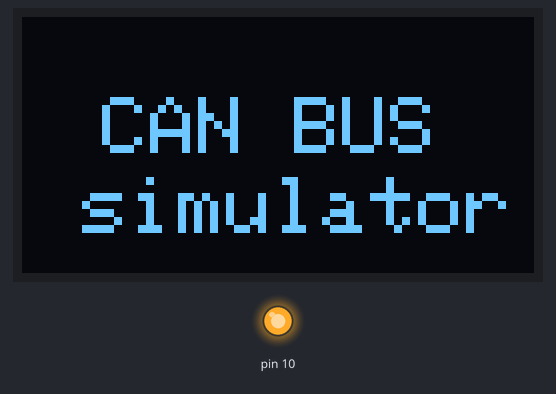
This sketch was run on a simulated Arduino Uno, built with avr-gcc and run on an emulated ATmega328P. Shown: 128×64 one-colour display, output pins drawn as LEDs (lit = HIGH). At 1.1 s the program stops and its outputs stay as they are.

Above: at 0.1 s.

The sketch:

CAN_receive.ino
```cpp
#include <SPI.h>          //Library for using SPI Communication
#include <mcp2515.h>      //Library for using CAN Communication
#include <Wire.h>         //I2c
#include <Adafruit_GFX.h>
#include <Adafruit_SSD1306.h>

#define SCREEN_WIDTH 128 // OLED display width, in pixels
#define SCREEN_HEIGHT 64
#define reset_oled -1
Adafruit_SSD1306 display(SCREEN_WIDTH, SCREEN_HEIGHT, &Wire, reset_oled);
struct can_frame canMsg;
MCP2515 mcp2515(7);
int globx=0,globy=0;


void setup() {
  SPI.begin();
  //Serial.begin(9600);
  if(!display.begin(SSD1306_SWITCHCAPVCC, 0x3C)) {
    Serial.println(F("SSD1306 allocation failed"));}

  mcp2515.reset();
  mcp2515.setBitrate(CAN_500KBPS,MCP_8MHZ);
  mcp2515.setNormalMode();
  display.clearDisplay();
  display.setTextSize(2);                // Normal 1:1 pixel scale
  display.setTextColor(SSD1306_WHITE);   // Draw white text
  //display.invertDisplay(true);
  display.setCursor(20,20);
  display.println("CAN BUS");
  display.setCursor(15,40);
  display.println("simulator");
  display.display();
  display.clearDisplay();
  delay(1000);

}

void loop() {

   while(true)
   {
    if (mcp2515.readMessage(&canMsg) == MCP2515::ERROR_OK) //continuously read off the CAN line and display 8 bytes

      {
      display.setCursor(20,20);
      display.clearDisplay();
      display.println("incoming can message");
      display.display();
      String output="";
      for(int i=0;i<canMsg.can_dlc;i++)
          {
             char letter= (char) canMsg.data[i];
              output=output+letter;
          }
      display.clearDisplay();
      display.setCursor(10, 0);
      display.setTextSize(2);
      display.println(output);
      display.display();
      }

   }
}
```
